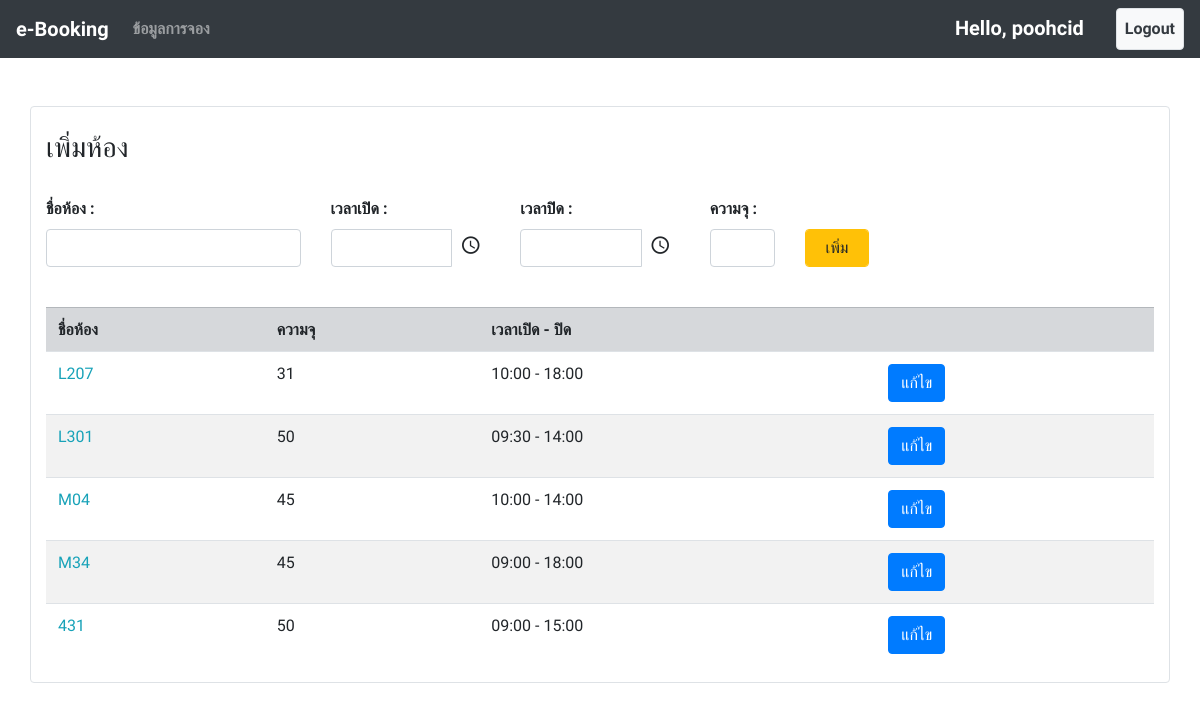
Before: /room_list/ (signed in) with the older database file.
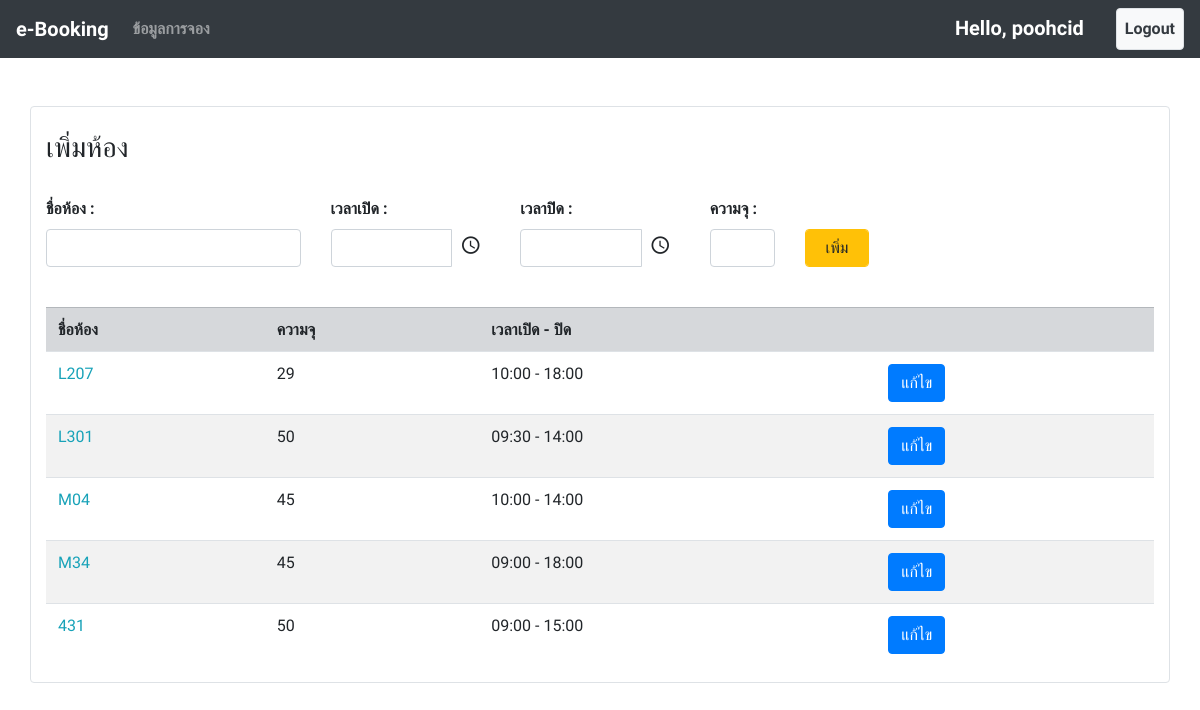
After: the same page with the newer database file.
### booking/models.py (models this page shows, shortened)
class Room(models.Model):
    name = models.CharField(max_length=100)
    open_time = models.TimeField()
    close_time = models.TimeField()
    capacity = models.IntegerField(default=0)

### booking/views.py (the view, shortened to what this page needs)
# urls.py: path('room_list/', views.room_list, name="room_list"),
@login_required
def room_list(request):
    context = {
        "user" : request.user,
        "room" : Room.objects.all()
    }
    return render(request, 'admin_page/room_list.html', context=context)

### booking/templates/admin_page/room_list.html (shortened to what this page needs)
{% extends 'base.html' %}
{% block content %}
    <br><br>
    <div class="container border rounded bg-white">
        <br>
        <form action="{% url 'room_list' %}" method="POST">
            <h3>เพิ่มห้อง</h3>
            <br>
            <div class="row">
                <div class="col-3">
                    <label for=""><b>ชื่อห้อง : </b></label>
                    <input type="text" name="name" class="form-control" required>
                </div>
                <div class="col-2">
                    <label for=""><b>เวลาเปิด : </b></label>
                    <input id="timepicker1" name="open_time" class="form-control" required>
                </div>
                <div class="col-2">
                    <label for=""><b>เวลาปิด : </b></label>
                    <input id="timepicker2" name="close_time" class="form-control" required>
                </div>
                <div class="col-1">
                    <label for=""><b>ความจุ : </b></label><input type="number" name="capacity" class="form-control" required>
                </div>
                <div class="col-1">
                    <br>
                    <button type="submit" class="form-control btn btn-warning">เพิ่ม</button>
                </div>
            </div>
        </form>
        <br>
        <table class="table table-striped">
            <tr class="table-Secondary">
                <th>ชื่อห้อง</th>
                <th>ความจุ</th>
                <th>เวลาเปิด - ปิด</th>
                <th></th>
            </tr>
            {% for i in room %}
            <tr>
                <td class="text-info">{{ i.name }}</td>
                <td>{{ i.capacity }}</td>
                <td>{{ i.open_time|date:'H:i' }} - {{ i.close_time|date:'H:i' }}</td>
                <td><a href="{% url 'room_edit' id=i.id %}"><button type="button" class="btn btn-primary">แก้ไข</button></a></td>
            </tr>
            {% endfor %}
        </table>
    </div>
{% endblock content %}

Changed rows visible on the page:
changed Room (number 1 of 5 on the later page): capacity "31" → "29"
